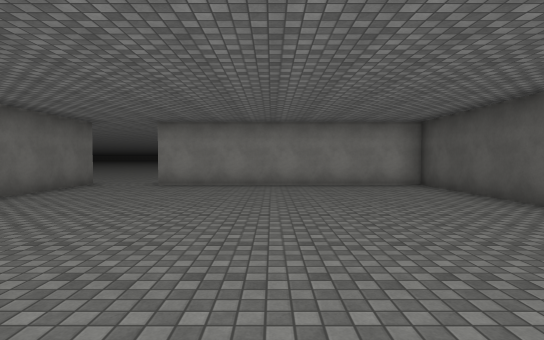
[1] (above)

16 first-person views from a walk through a 3-D level made in the Unity game engine. The camera is 1.5 m above the floor, tilts 2° down and sees 80° across. The floor is counted in squares, 2 m on a side. Each view is taken from the middle of a square. On the plan, view 1 faces up. The plan holds only what a view shows up to about 11 squares ahead; the rest is blank. The place goes on beyond the plan. The player character is not drawn. Surface patterns are stand-ins for the level's own textures.

[2]
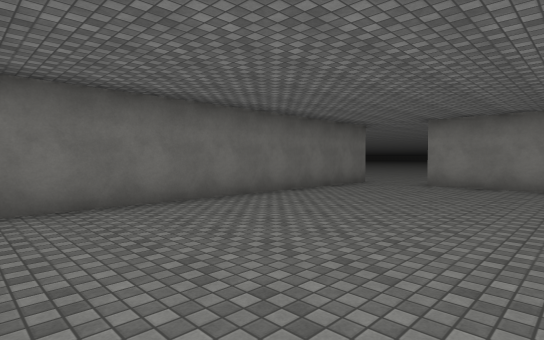

[3]
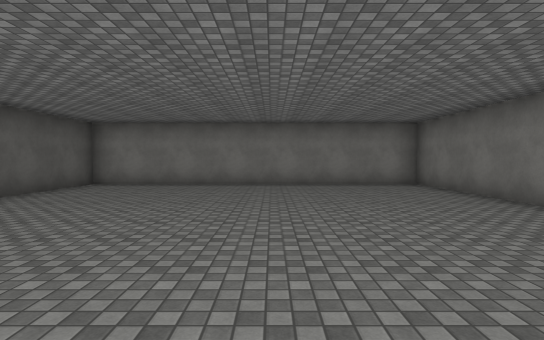

[4]
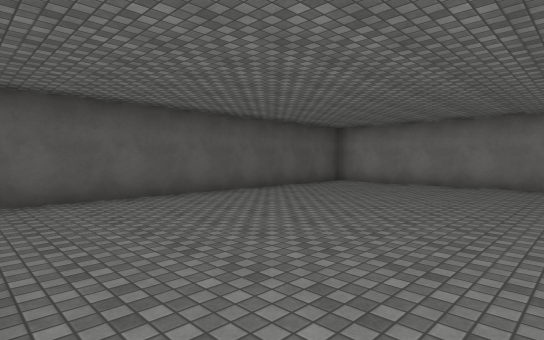

[5]
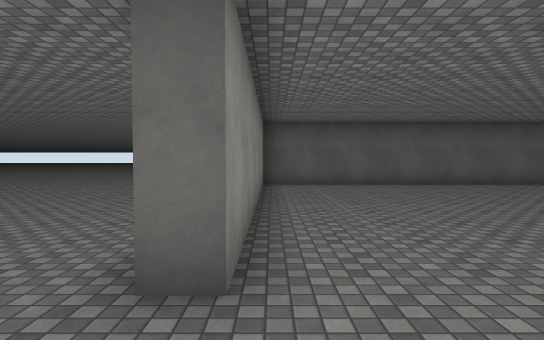

[6]
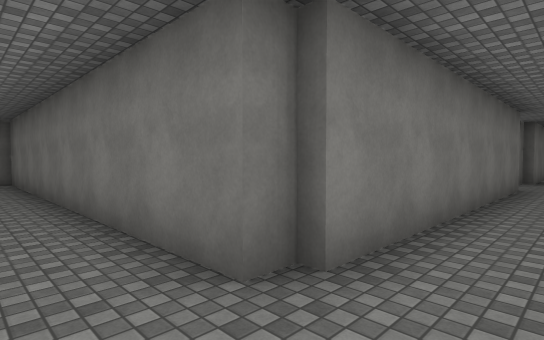

[7]
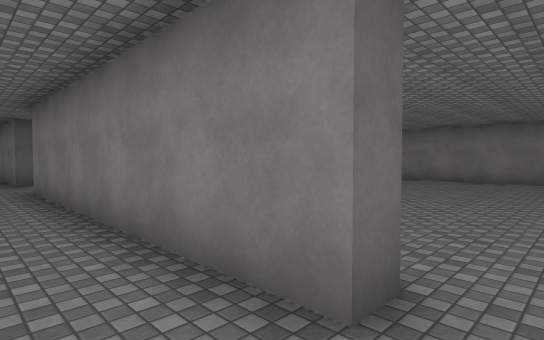

[8]
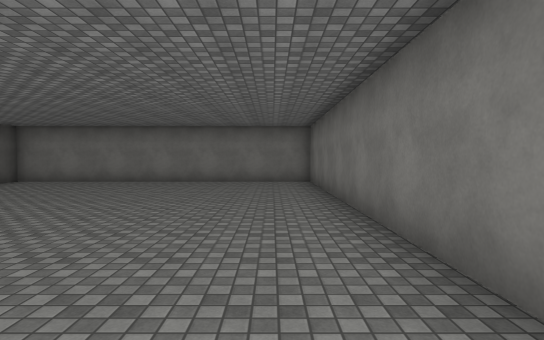

[9]
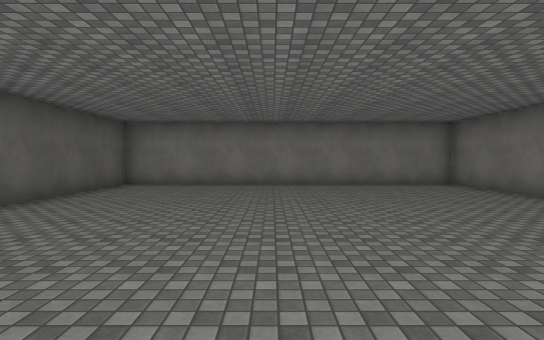

[10]
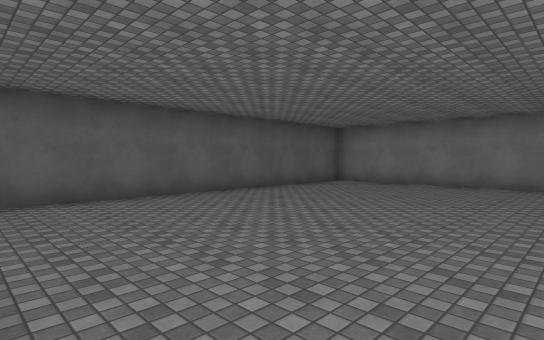

[11]
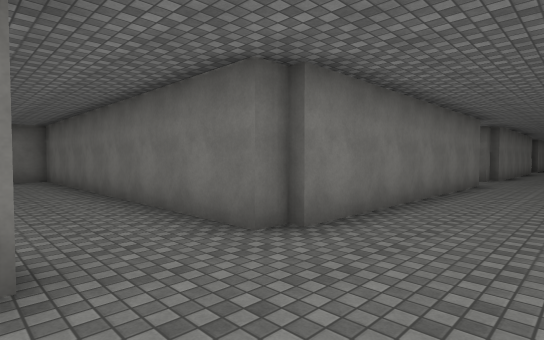

[12]
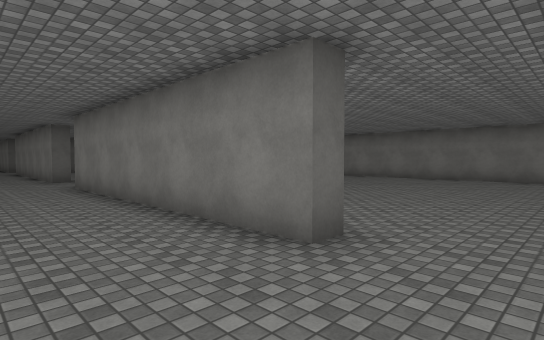

[13]
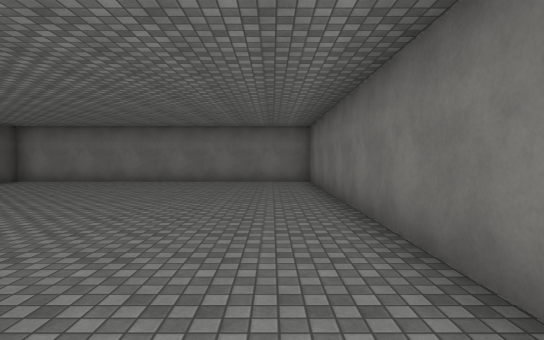

[14]
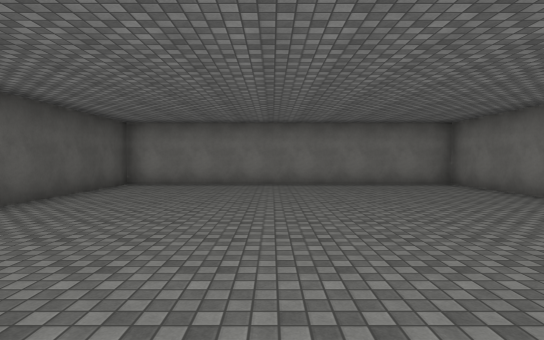

[15]
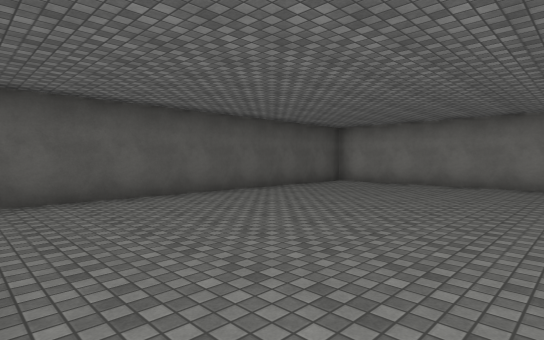

[16]
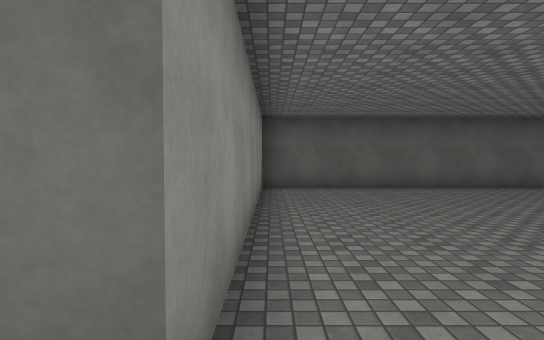

### Floor plan
Ten units are one square. View 1 is at (0, 0); x grows to the right and y downward. Boxes are objects, and circles mark ways between rooms. Rooms are numbered by the first view taken in them; rooms with no view inside come last. Other rooms are left out.
<svg viewBox="-269 -215 316 225">
<path fill="none" stroke="#000" d="M-52 -95 -52 5 42 5 42 -92 -33 -92M-33 -92 -33 -97 4 -97M-58 -95 -52 -95M-133 -97 -58 -97M-158 -95 -153 -95M-233 -92 -233 -97 -158 -97M-258 -95 -253 -95M-264 -97 -258 -97M-133 -91 -133 -97M-153 -95 -153 5 -58 5 -58 -85M-253 -95 -253 5 -158 5 -158 -92 -233 -92"/>
<circle cx="-45" cy="-100" r="3" fill="#2a7"/>
<circle cx="-145" cy="-100" r="3" fill="#2a7"/>
<circle cx="-245" cy="-100" r="3" fill="#2a7"/>
<text x="-10" y="-50">1</text>
<text x="-30" y="-210">2</text>
<text x="-110" y="-50">3</text>
<text x="-210" y="-50">4</text>
</svg>
Room 1 opens to room 2. Room 2 opens to room 3. Room 2 opens to room 4.

Where each view was taken, in squares from view 1:
view 1: 0 up, 0 right, facing up
view 2: 0 up, 0 right, facing up-left
view 3: 9 up, 1 left, facing down
view 4: 9 up, 2 left, facing down-right
view 5: 9 up, 5 left, facing right
view 6: 11 up, 4 left, facing down-left
view 7: 11 up, 14 left, facing down-right
view 8: 10 up, 14 left, facing down
view 9: 9 up, 10 left, facing down
view 10: 9 up, 12 left, facing down-right
view 11: 12 up, 13 left, facing down-left
view 12: 12 up, 25 left, facing down-right
view 13: 10 up, 24 left, facing down
view 14: 9 up, 20 left, facing down
view 15: 9 up, 22 left, facing down-right
view 16: 9 up, 24 left, facing right
